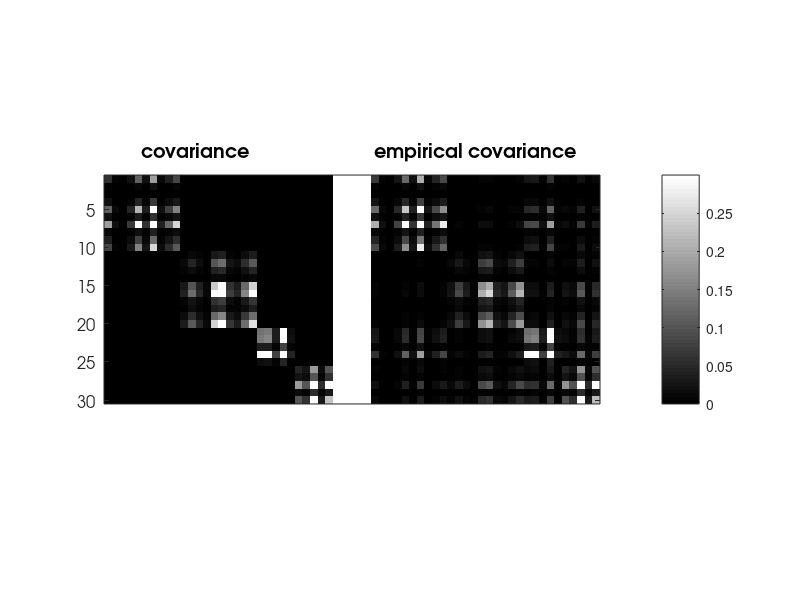
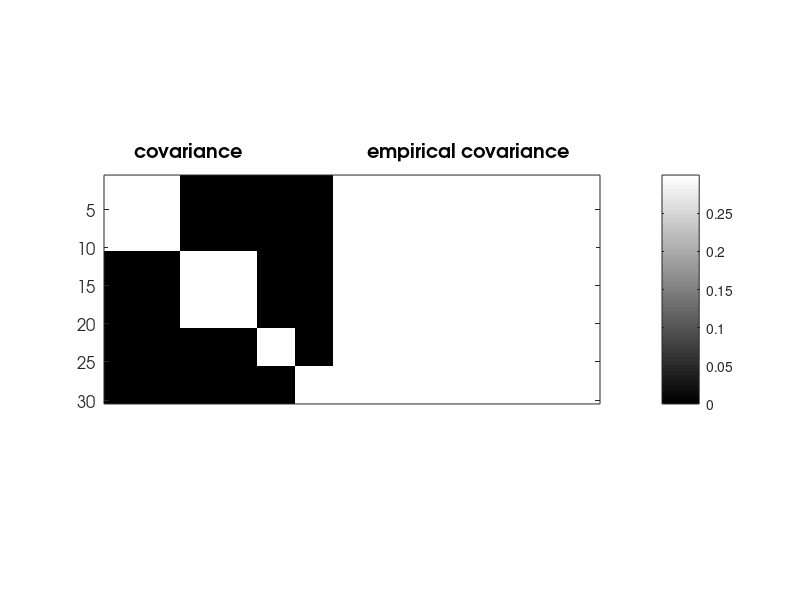

Write the MATLAB code that produced these figures, in order. (Note: this script raises an error after producing the figures.)
%
%        SYNTHETIC EXPERIMENT FOR REGULARIZED k-SPCA
%
% Regularized problem for simultaneaously sparse and low rank matrices
%
%       min_X |A-X|^2+lambda*|X|_1+mu*|X|_tr
%
%
%
% 
%%%%%%%%%%%%
% Marina Vinyes and Guillaume Obozinski, 2016
% %%%%%%%%%%%%

%% add paths
clc; clear all;
addpath('../main');
addpath('../active-set');
addpath('../atom-selection');
addpath('../utils');
addpath('../other');

%% Experimental Setting
% n: nb samples 
% p: dimension
% k: block size kxk
% lambda: regularization parameter
% sigma: noise
n=20;
p=30;
sigma=0;
lambda=1;
mu=1;

%% block diagonal covariance with 5 blocks of different sizes
% block_sz=[30 20 15 10 10 5 5 5]; % when p=100
block_sz=[10 10 5 5];
nblocs=length(block_sz);
a=cell(1,nblocs);
C=zeros(p);
deb=1;
for i=1:nblocs %nombre de blocs
    fin=deb+block_sz(i)-1;
    a{i}=sparse(p,1);
    a{i}(deb:fin,1)=randn(block_sz(i),1);
    a{i}=a{i}/norm(a{i});
    C=C+a{i}*a{i}';
    deb=deb+block_sz(i);
end

%% output
out_as.cpu=[];
out_as.na=[];
out_as.qp=[];
out_as.hessian=[];
out_as.time=[];
out_bcd.cpu=[];
out_cndg.cpu=[];

%% data
moy = zeros(1,p); % vector of means
Y = mvnrnd(moy, C+sigma^2*eye(p), n)';
S=cov(Y');

%%
%% fcgan
param.method='asqp';
param.lambda=lambda;
param.mu=mu;
param.max_nb_atoms=50; % Right now the code assumes that both are the same
param.max_nb_iter=50;
max_iter_fw=500;
param.epsStop=1e-5;
param.debug=true;
param.lmo=@lmo_chain_lgl;
param.ws=1;

%%
figure(1);
imagesc([abs(C(1:p,1:p)) ones(p,5) abs(S(1:p,1:p))]); colormap gray;
hTitle=title('   covariance                         empirical covariance');
% set(gca,'XTick',0:20:135,'YTick',0:10:40);
h1=xlabel('');
h2=ylabel('');
set(h1,'Visible','off');
set(gca,'FontName','AvantGarde','FontWeight','normal','FontSize',12);
set(hTitle,'FontName','AvantGarde','FontSize',14,'FontWeight','bold');
set(h2,'FontName','AvantGarde','FontSize',14,'FontWeight','normal');
set(gca,'xtick',[])
caxis([0, 0.3]);
colorbar;
pbaspect([(2*p+5)/p 1 1]);

figure(2);
imagesc([(C(1:p,1:p)~=0) ones(p,5) (S(1:p,1:p)~=0)]); colormap gray;
hTitle=title('covariance                         empirical covariance');
% set(gca,'XTick',0:20:135,'YTick',0:10:40);
h1=xlabel('');
h2=ylabel('');
set(h1,'Visible','off');
set(gca,'FontName','AvantGarde','FontWeight','normal','FontSize',12);
set(hTitle,'FontName','AvantGarde','FontSize',14,'FontWeight','bold');
set(h2,'FontName','AvantGarde','FontSize',14,'FontWeight','normal');
set(gca,'xtick',[])
caxis([0, 0.3]);
colorbar;
pbaspect([(2*p+5)/p 1 1]);

%% algorithm
[x, as, hist, iter] = cgan_tr_l1(S,param);

figure(3);
imagesc([abs(C(1:p,1:p)) ones(p,5) abs(reshape(x,p,p))  ones(p,5) abs(reshape(as.atoms(:,1:length(as.coeffs))*as.coeffs,p,p))]); colormap gray;
hTitle=title('   covariance          x output            Ad');
% set(gca,'XTick',0:20:135,'YTick',0:10:40);
h1=xlabel('');
h2=ylabel('');
set(h1,'Visible','off');
set(gca,'FontName','AvantGarde','FontWeight','normal','FontSize',12);
set(hTitle,'FontName','AvantGarde','FontSize',14,'FontWeight','bold');
set(h2,'FontName','AvantGarde','FontSize',14,'FontWeight','normal');
set(gca,'xtick',[])
caxis([0, 0.3]);
colorbar;
pbaspect([(3*p+2*5)/p 1 1]);


% %% param
% 
% param.f=4;
% param.diag=0;
% param.PSD=true;
% param.max_nb_main_loop=20;
% param.powerIter=100;
% param.stPtPowerIter=1000;
% param.niterPS=10000;%5000
% param.epsStop=1e-8;
% param.PSdualityEpsilon=1e-3;
% param.k=0;
% param.PSmu=0; %strong convexity
% param.verbose=1;
% param.debug=0;
% param.sloppy=0;
% param.max_nb_atoms=param.max_nb_main_loop*param.niterPS;
% param.cardfun=inf*ones(1,p);
% param.cardfun(10)=1;
% %%
% 
% param.lambda=lambda;
% %% as quadprog
% param.opt='asqp';
% [Z_as, ActiveSet_as, hist_as, param_as, flaga_as, it_as] = cgan_spca(inputData,param);
% dg_as=hist_as.dg_sup;
% tt_as=hist_as.time_sup;
% fprintf('lambda=%f\n',lambda);
% fprintf('......tt=%f dg=%f\n',hist_as.time(end),hist_as.dg(end));
% 
% %% as quadprog
% param.sloppy=0;
% param.max_nb_main_loop=10;
% param.opt='proxbcd';
% param.nbMainLoop=20;
% [Z_bcd, ActiveSet_bcd, hist_bcd, param_bcd, flag_bcd,it_bcd] = cgan_spca(inputData,param);
% fprintf('......tt=%f dg=%f\n',hist_bcd.time(end),hist_bcd.dg(end));
% dg_bcd=hist_bcd.dg_sup;
% tt_bcd=hist_bcd.time_sup;
% 
% 
% %% Duality Gap Figure
% 
% xplot{1}=tt_bcd;
% xplot{2}=tt_as;
% yplot{1}=dg_bcd;
% yplot{2}=dg_as;
% colors = [0 0 0
%     1 0 0];
% legendStr={'bcd','cg'};
% 
% figure(1)
% for i=1:2
% loglog(xplot{i},yplot{i},'-','LineWidth',2,'Color',colors(i,:),'DisplayName',legendStr{i}); 
% hold on
% end
% title('duality gap lgl');
% legend('show','Location','southwest');
% grid on
% hold off
% 
% 
% xplot{1}=hist_bcd.time;
% xplot{2}=hist_as.time;
% yplot{1}=hist_bcd.dg;
% yplot{2}=hist_as.dg;
% colors = [0 0 0
%     1 0 0];
% legendStr={'bcd','cg'};
% 
% figure(2)
% for i=1:2
% loglog(xplot{i},yplot{i},'-','LineWidth',2,'Color',colors(i,:),'DisplayName',legendStr{i}); 
% hold on
% end
% title('duality gap lgl');
% legend('show','Location','southwest');
% grid on
% hold off
% 
